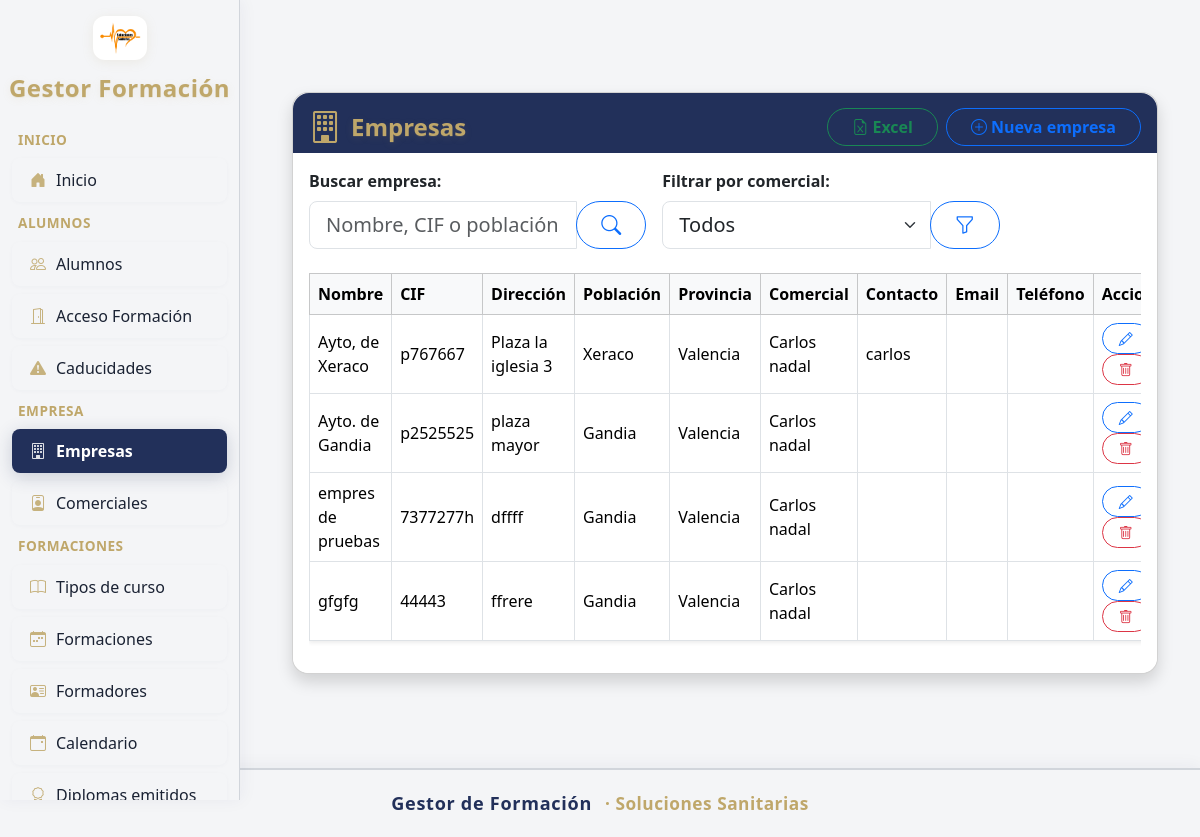
Screenshot of /empresas/ with the database file from the repository.
### mi_plataforma_formacion_app/models/empresa.py (models this page shows)
class Empresa(db.Model):
    __tablename__ = 'empresa'
    id           = db.Column(db.Integer, primary_key=True)
    nombre       = db.Column(db.String(128), unique=True, nullable=False)
    cif          = db.Column(db.String(32), unique=True, nullable=False)
    direccion    = db.Column(db.String(256))
    poblacion    = db.Column(db.String(64))
    provincia    = db.Column(db.String(64))
    contacto     = db.Column(db.String(128))
    telefono     = db.Column(db.String(32))
    comercial_id = db.Column(db.Integer, db.ForeignKey('comercial.id'), nullable=True)
    formaciones  = db.relationship('Formacion', backref='empresa', lazy=True)
    alumnos      = db.relationship('Alumno', backref='empresa', lazy=True)

### mi_plataforma_formacion_app/models/comercial.py (models this page shows)
class Comercial(db.Model):
    __tablename__ = 'comercial'
    id       = db.Column(db.Integer, primary_key=True)
    nombre   = db.Column(db.String(128), nullable=False)
    email    = db.Column(db.String(128))
    telefono = db.Column(db.String(32))
    empresas = db.relationship('Empresa', backref='comercial', lazy=True)

### mi_plataforma_formacion_app/blueprints/empresas/routes.py (the view)
@empresas_bp.route('/', methods=['GET'])
def gestion_empresas():
    query = request.args.get("q", "").strip()
    comercial_id_filtro = request.args.get("comercial_id", type=int)
    empresas = Empresa.query
    if query:
        empresas = empresas.filter(
            (Empresa.nombre.ilike(f"%{query}%")) |
            (Empresa.cif.ilike(f"%{query}%")) |
            (Empresa.poblacion.ilike(f"%{query}%"))
        )
    if comercial_id_filtro:
        empresas = empresas.filter_by(comercial_id=comercial_id_filtro)
    empresas = empresas.order_by(Empresa.nombre).all()
    comerciales = Comercial.query.order_by(Comercial.nombre).all()
    comercial_seleccionado_nombre = None
    if comercial_id_filtro:
        comercial_obj = Comercial.query.get(comercial_id_filtro)
        if comercial_obj:
            comercial_seleccionado_nombre = comercial_obj.nombre
    return render_template(
        'empresas/gestion_empresas.html',
        empresas=empresas,
        query=query,
        comerciales=comerciales,
        comercial_id_filtro=comercial_id_filtro,
        comercial_seleccionado_nombre=comercial_seleccionado_nombre
    )

### mi_plataforma_formacion_app/blueprints/alumnos/routes.py (called while the page is built)
@alumnos_bp.app_context_processor
def inject_buscar_diploma_pdf():
    return dict(buscar_diploma_pdf=buscar_diploma_pdf)

### mi_plataforma_formacion_app/templates/empresas/gestion_empresas.html (shortened to what this page needs)
{% extends 'base.html' %}
{% block content %}
<div class="container py-4">
  <div class="card shadow rounded-4 mx-auto" style="max-width: 1200px;">
    <div class="card-header d-flex flex-column flex-md-row align-items-center justify-content-between pb-0" style="background: var(--color-sidebar-active); color: var(--color-sidebar-title); border-top-left-radius: 1rem; border-top-right-radius: 1rem; border-bottom: none; min-height:60px;">
      <div class="d-flex align-items-center mb-2 mb-md-0">
        <i class="bi bi-building" style="font-size:2rem; margin-right:10px; color:var(--color-sidebar-title);"></i>
        <h2 class="mb-0 fw-bold fs-4" style="color:var(--color-sidebar-title); text-shadow:0 2px 8px #bfa76a22,0 1px 0 #bfa76a22;">Empresas</h2>
      </div>
      <div class="d-flex gap-2 flex-wrap">
        <a class="btn btn-outline-success rounded-pill px-4 fw-semibold" href="{{ url_for('empresas_bp.exportar_excel', q=query) }}">
          <i class="bi bi-file-earmark-excel"></i> Excel
        </a>
        <a class="btn btn-outline-primary rounded-pill px-4 fw-semibold" href="{{ url_for('empresas_bp.nueva_empresa') }}">
          <i class="bi bi-plus-circle"></i> Nueva empresa
        </a>
      </div>
    </div>
    <div class="card-body" style="background:#fff; border-bottom-left-radius:1rem; border-bottom-right-radius:1rem;">
      <form autocomplete="off" class="mb-4" method="get">
        <div class="row g-3 align-items-end">
          <div class="col-md-6 col-lg-5">
            <label class="form-label fw-semibold" for="q">Buscar empresa:</label>
            <div class="input-group input-group-lg">
              <input class="form-control" id="q" name="q" placeholder="Nombre, CIF o población..." type="text" value="{{ query or '' }}"/>
              <button class="btn btn-outline-primary rounded-pill px-4" title="Buscar" type="submit"><i class="bi bi-search"></i></button>
            </div>
          </div>
          <div class="col-md-6 col-lg-5">
            <label class="form-label fw-semibold" for="comercial_id">Filtrar por comercial:</label>
            <div class="input-group input-group-lg">
              <select class="form-select" id="comercial_id" name="comercial_id">
                <option value="">Todos</option>
              </select>
              <button class="btn btn-outline-primary rounded-pill px-4" title="Aplicar filtro" type="submit"><i class="bi bi-funnel"></i></button>
            </div>
          </div>
        </div>
      </form>
      <div class="table-responsive" style="max-height: 60vh;">
        <table class="table table-hover align-middle table-bordered shadow-sm">
          <thead class="table-light sticky-top" style="background:var(--color-table-header)!important; color:var(--color-sidebar-title)!important;">
            <tr>
              <th>Nombre</th>
              <th>CIF</th>
              <th>Dirección</th>
              <th>Población</th>
              <th>Provincia</th>
              <th>Comercial</th>
              <th>Contacto</th>
              <th>Email</th>
              <th>Teléfono</th>
              <th>Acciones</th>
            </tr>
          </thead>
          <tbody>
        {% for empresa in empresas %}
        <tr>
          <td>{{ empresa.nombre }}</td>
          <td>{{ empresa.cif }}</td>
          <td>{{ empresa.direccion }}</td>
          <td>{{ empresa.poblacion }}</td>
          <td>{{ empresa.provincia }}</td>
          <td>{{ empresa.comercial.nombre if empresa.comercial }}</td>
          <td>{{ empresa.contacto }}</td>
          <td>{{ empresa.email }}</td>
          <td>{{ empresa.telefono }}</td>
          <td>
            <a class="btn btn-outline-primary btn-sm rounded-pill px-3 me-1" href="{{ url_for('empresas_bp.editar_empresa', empresa_id=empresa.id) }}" title="Editar">
              <i class="bi bi-pencil icon-xs"></i>
            </a>
            <form action="{{ url_for('empresas_bp.eliminar_empresa', empresa_id=empresa.id) }}" method="post" onsubmit="return confirm('¿Estás seguro de que quieres borrar esta empresa?');" style="display:inline-block;">
              <button class="btn btn-outline-danger btn-sm rounded-pill px-3" title="Eliminar" type="submit"><i class="bi bi-trash icon-xs"></i></button>
            </form>
          </td>
        </tr>
        {% else %}
        <tr>
          <td class="text-center text-muted" colspan="10">No hay empresas registradas.</td>
        </tr>
        {% endfor %}
      </tbody>
    </table>
  </div>
    </div>
  </div>
</div>
{% endblock %}

### mi_plataforma_formacion_app/templates/base.html (shortened to what this page needs)
<!DOCTYPE html>
<html lang="es">
<head>
<link href="https://cdn.jsdelivr.net/npm/bootstrap@5.3.3/dist/css/bootstrap.min.css" rel="stylesheet"/>
<link href="https://cdn.jsdelivr.net/npm/bootstrap-icons@1.11.3/font/bootstrap-icons.css" rel="stylesheet"/>
<link href="https://code.jquery.com/ui/1.13.2/themes/base/jquery-ui.css" rel="stylesheet"/>
<link href="https://cdn.jsdelivr.net/npm/select2@4.1.0-rc.0/dist/css/select2.min.css" rel="stylesheet"/>
</head>
<body>
<nav id="sidebar">
<img alt="Logo" class="logo" src="{{ url_for('static', filename='logo.png') }}"/>
<div class="sidebar-title">Gestor Formación</div>
<ul class="nav flex-column">
  <li class="nav-group-title">Inicio</li>
  <li><a class="nav-link {% if request.endpoint == 'main_bp.index' %}active-nav{% endif %}" href="{{ url_for('main_bp.index') }}">
    <i class="bi bi-house-door-fill"></i> Inicio</a></li>
  <li class="nav-group-title">Alumnos</li>
  <li><a class="nav-link {% if request.endpoint == 'alumnos_bp.lista_alumnos' %}active-nav{% endif %}" href="{{ url_for('alumnos_bp.lista_alumnos') }}">
    <i class="bi bi-people"></i> Alumnos</a></li>
  <li><a class="nav-link {% if request.endpoint == 'alumnos_bp.acceso_formacion' %}active-nav{% endif %}" href="{{ url_for('alumnos_bp.acceso_formacion') }}">
    <i class="bi bi-door-open"></i> Acceso Formación</a></li>
  <li><a class="nav-link {% if request.endpoint == 'caducidades_bp.listado_caducidades' %}active-nav{% endif %}" href="{{ url_for('caducidades_bp.listado_caducidades') }}">
    <i class="bi bi-exclamation-triangle-fill"></i> Caducidades</a></li>
  <li class="nav-group-title">Empresa</li>
  <li><a class="nav-link {% if request.endpoint.startswith('empresas_') %}active-nav{% endif %}" href="{{ url_for('empresas_bp.gestion_empresas') }}">
    <i class="bi bi-building"></i> Empresas</a></li>
  <li><a class="nav-link {% if request.endpoint.startswith('comerciales_') %}active-nav{% endif %}" href="{{ url_for('comerciales_bp.gestion_comerciales') }}">
    <i class="bi bi-person-badge"></i> Comerciales</a></li>
  <li class="nav-group-title">Formaciones</li>
  <li><a class="nav-link {% if request.endpoint.startswith('tipo_curso_') %}active-nav{% endif %}" href="{{ url_for('tipo_curso_bp.gestion_tipo_curso') }}">
    <i class="bi bi-book"></i> Tipos de curso</a></li>
  <li><a class="nav-link {% if request.endpoint.startswith('formaciones_') and 'gestion_formaciones' in request.endpoint %}active-nav{% endif %}" href="{{ url_for('formaciones_bp.gestion_formaciones') }}">
    <i class="bi bi-calendar-week"></i> Formaciones</a></li>
  <li><a class="nav-link {% if request.endpoint.startswith('formadores_') %}active-nav{% endif %}" href="{{ url_for('formadores_bp.gestion_formadores') }}">
    <i class="bi bi-person-vcard"></i> Formadores</a></li>
  <li><a class="nav-link {% if request.endpoint == 'formaciones_bp.calendario_formaciones' %}active-nav{% endif %}" href="{{ url_for('formaciones_bp.calendario_formaciones') }}">
    <i class="bi bi-calendar-event"></i> Calendario</a></li>
  <li><a class="nav-link {% if request.endpoint == 'formaciones_bp.diplomas_emitidos' %}active-nav{% endif %}" href="{{ url_for('formaciones_bp.diplomas_emitidos') }}">
    <i class="bi bi-award"></i> Diplomas emitidos</a></li>
</ul>
</nav>
<button class="btn btn-outline-light" id="sidebar-toggler">
</button>
<main>
    {% block content %}{% endblock %}
  </main>
<footer style="margin-top:40px; padding:20px; text-align:center; color:var(--color-sidebar-title); font-weight:700; letter-spacing:0.5px; font-size:1.08rem; background:var(--color-sidebar-bg); border-top:2px solid var(--color-sidebar-border); box-shadow:0 -2px 16px #22305a0d;">
    <span style="color:var(--color-sidebar-active); font-size:1.13rem; letter-spacing:0.7px; font-family:'Segoe UI',sans-serif; font-weight:800;">Gestor de Formación</span>
    <span style="color:var(--color-sidebar-title); font-size:1.08rem; font-weight:600; margin-left:8px;">· Soluciones Sanitarias</span>
</footer>
</body>
</html>

### mi_plataforma_formacion_app/templates/base.html (style rules this page uses)
:root { --color-sidebar-bg: #f4f5f7; --color-sidebar-border: #d1d5db; --color-sidebar-text: #1a2233; --color-sidebar-hover: #e9eaf0; --color-sidebar-active: #22305a; --color-sidebar-active-text: #fff; --color-sidebar-title: #bfa76a; --color-sidebar-icon: #bfa76a; --color-accent-gold: #bfa76a; --color-card-bg: #fff; --color-btn-gold: #bfa76a; --color-btn-navy: #22305a; }
body { font-family: 'Segoe UI', sans-serif; background-color: #f4f5f7; margin: 0; padding: 0; color: var(--color-sidebar-text); }
#sidebar { width: 240px; background-color: var(--color-sidebar-bg); border-right: 1.5px solid var(--color-sidebar-border); height: 100vh; position: fixed; padding-top: 1rem; padding-bottom: 40px !important; overflow-y: auto; z-index: 1000; box-shadow: 2px 0 16px #22305a0d; }
#sidebar ul.nav { margin-bottom: 48px !important; }
#sidebar .sidebar-title { text-align: center; font-size: 1.5rem; color: var(--color-sidebar-title); font-weight: bold; margin-bottom: 1.1rem; letter-spacing: 0.5px; text-shadow: 0 2px 8px #bfa76a22, 0 1px 0 #bfa76a22; }
#sidebar .nav-link { display: flex; align-items: center; gap: 10px; padding: 10px 18px; border-radius: 8px; margin: 4px 12px; color: var(--color-sidebar-text); text-decoration: none; font-weight: 500; transition: background 0.18s, color 0.18s, box-shadow 0.18s; box-shadow: 0 1px 4px #22305a08; }
#sidebar .nav-link i { color: var(--color-sidebar-icon); opacity: 0.85; }
#sidebar .nav-link.active-nav { background: var(--color-sidebar-active); color: var(--color-sidebar-active-text) !important; font-weight: 700; box-shadow: 0 4px 18px #22305a33; }
#sidebar .nav-link.active-nav i { color: #fff; }
#sidebar .nav-group-title { font-size: 0.85rem; text-transform: uppercase; padding: 7px 18px 4px 18px; font-weight: 700; color: #bfa76a; letter-spacing: 0.5px; }
.logo { display: block; width: 54px; height: auto; margin: 0 auto 10px; border-radius: 12px; box-shadow: 0 2px 12px #bfa76a22; background: #fff; padding: 6px; }
main { margin-left: 250px; padding: 30px; }
footer { margin-top: 40px; padding: 20px; text-align: center; color: #22305a; font-weight: 700; letter-spacing: 0.5px; font-size: 1.08rem; background: #f4f5f7; border-top: 1.5px solid #d1d5db; }

### rows the page displays
Empresa: nombre "Ayto, de Xeraco", cif "p767667", direccion "Plaza la iglesia 3", poblacion "Xeraco", provincia "Valencia", comercial "Carlos nadal", contacto "carlos"
Empresa: nombre "Ayto. de Gandia", cif "p2525525", direccion "plaza mayor", poblacion "Gandia", provincia "Valencia", comercial "Carlos nadal"
Empresa: nombre "empres de pruebas", cif "7377277h", direccion "dffff", poblacion "Gandia", provincia "Valencia", comercial "Carlos nadal"
Empresa: nombre "gfgfg", cif "44443", direccion "ffrere", poblacion "Gandia", provincia "Valencia", comercial "Carlos nadal"
